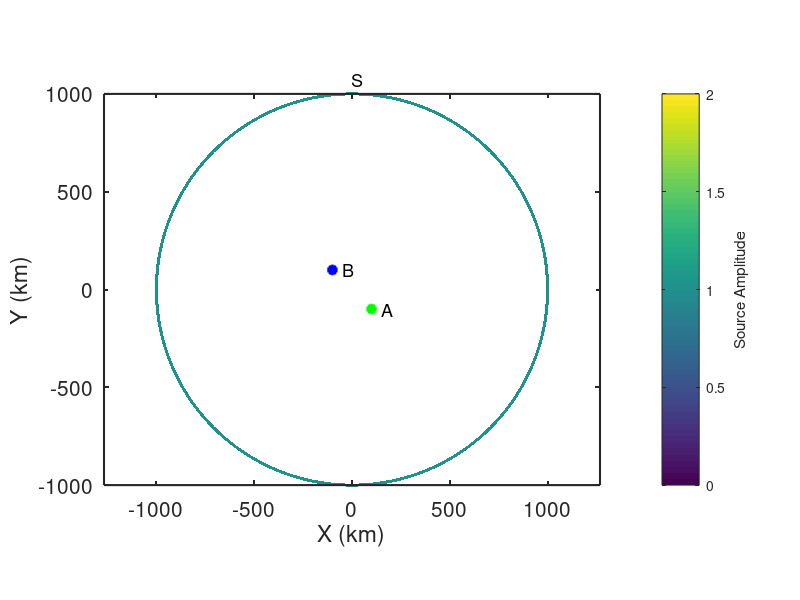

Here is the MATLAB script that generated this plot: (Note: this script raises an error after producing the figure.)
% Simulate ambient noise within a homogeneous, isotropic, acoustic half-space
% for sources that form a perfect ring.
%
% jbrussell - 7/2023

clear; close all;

addpath('../functions/');

dx = 10; % km
x = [-1000:dx:1000]; % km
y = [-1000:dx:1000]; % km
dt = 1; % sec
Ndays = 10;
t = [0:dt:60*60]; % [sec] daily time axis

% Location of virtual source (A)
x_Asrc = 100; % km
y_Asrc = -100; % km

% Location of receiver (B)
x_Brec = -100; % km
y_Brec = 100; % km

% Location of "source" ring (S)
r_S = 1000; % [km] radious of source ring
N_excite = 1; % number of times to randomly excite each Source each hour
dtheta = 0.1;
theta_S = [0:dtheta:360-dtheta];
x_S = r_S*sind(theta_S);
y_S = r_S*cosd(theta_S);
amp_S = ones(size(x_S)); % amplitude of sources

% Medium properties
vel = 3.5; % [km/s] velocity of medium

% Define source type
source_type = 'ricker'; % 'ricker' or 'microseism'
% RICKER  (impulsive source)
f_cent = 1/8; % 1/100; % [1/s] dominant frequency of Ricker wavelet
% MICROSEISM  (continuous source)
fmin = 1/10; % minimum frequency to sum over
fmax = 1/3; % maximum frequency to sum over


figure(98); clf;
box on; hold on;
plot(x_Asrc,y_Asrc,'og','linewidth',2,'MarkerFaceColor','g');
text(x_Asrc+50,y_Asrc,'A','fontsize',13);
plot(x_Brec,y_Brec,'ob','linewidth',2,'MarkerFaceColor','b');
text(x_Brec+50,y_Brec,'B','fontsize',13);
scatter(x_S,y_S,amp_S*5,amp_S,'o','filled');
text(x_S(1),y_S(1)+75,'S','fontsize',13);
axis square; axis equal;
set(gca,'fontsize',15,'linewidth',1.5,'layer','top');
xlabel('X (km)');
ylabel('Y (km)');
cb = colorbar;
ylabel(cb,'Source Amplitude');
colormap(viridis);

%% Generate wavefield at ring of sources S

% Build frequency and time axes
Nt = length(t);
Fs = 1./dt;
f = Fs*(0:(Nt/2))/Nt;
time = ([0:Nt-1]-floor(Nt/2))*dt;  % build lagtime vector for plotting
time = [time(time<0), time(time>=0)];

% Expected time between A and B
R_A_B = sqrt((x_Asrc-x_Brec).^2 + (y_Asrc-y_Brec).^2); % [km] distance from A to B
t_A_B = R_A_B ./ vel;

% Theoretical prediction of ccf from Goran's class notes
ccf_pre = real(1 ./ sqrt(t_A_B.^2 - time.^2));
A = 1;
J0_pre = besselj(0,2*pi*f*t_A_B) * A;

cohsum = zeros(size(t));
ccf_auto = zeros(size(t));
ihrs_total = 0;
ccf_all = {};
cohsum_all = {};
ccf_misfit = [];
for iday = 1:Ndays
    for ihr = 1 : (24/(max(t)/60/60))
        % Generate wavefields at A and B due to random noise at all Si
        Si_A = zeros(size(t));
        Si_B = zeros(size(t));
        for isrc = 1:length(x_S)
            R_Si_A = sqrt((x_Asrc-x_S(isrc)).^2 + (y_Asrc-y_S(isrc)).^2); % [km] distance from Si to A
            R_Si_B = sqrt((x_Brec-x_S(isrc)).^2 + (y_Brec-y_S(isrc)).^2); % [km] distance from Si to B

            % Loop through and generate sources, Si
            for ii = 1:N_excite
                if strcmp(source_type,'ricker')
                    % Ricker wavelet
                    % Generate random wavelet start times
                    tshift = max(t) .* rand(1,1);
                    Si_A = Si_A + amp_S(isrc) .* ricker_wavelet(t-tshift,R_Si_A,vel,f_cent);
                    Si_B = Si_B + amp_S(isrc) .* ricker_wavelet(t-tshift,R_Si_B,vel,f_cent);
                elseif strcmp(source_type,'microseism')
                    freq = f(f>=fmin & f<=fmax);
                    phi_rand = (2*pi)*rand(1,length(freq)); % random phase between [0,2*pi]
                    Si_A = Si_A + amp_S(isrc) .* microseism_source(t,R_Si_A,vel,freq,phi_rand);
                    Si_B = Si_B + amp_S(isrc) .* microseism_source(t,R_Si_B,vel,freq,phi_rand);
                else
                    error('Source type must be ''ricker'' or ''microseism''');
                end
            end
        end
        
        % Taper waveform
        Si_A = cos_taper(Si_A);
        Si_B = cos_taper(Si_B);

        % Calculate power spectra
        fftA = fft(Si_A);
        % fftA = spectrumwhiten_smooth(fftA,0.001);
%         P_A = abs(fftA/Nt);
%         P_A = P_A(1:Nt/2+1);
%         P_A(2:end-1) = 2*P_A(2:end-1);
        fftB = fft(Si_B);
        % fftB = spectrumwhiten_smooth(fftB,0.001);
%         P_B = abs(fftB/Nt);
%         P_B = P_B(1:Nt/2+1);
%         P_B(2:end-1) = 2*P_B(2:end-1);

        % Calculate cross-correlation (A --> B Causal; B --> A Acausal)
        cohsum = cohsum + fftB.*conj(fftA) ./ abs(fftB) ./ abs(fftA);
        ccf = real(ifft(cohsum,Nt)); % inverse FFT to get time domain
        ccf = fftshift(ccf); % rearrange values as [-lag lag]
        ccf = detrend(ccf);
        ccf = cos_taper(ccf);
        
        % Auto-correlation
%         ccf_auto = ccf_auto + xcorr(Si_A,Si_A,floor(length(t)/2));
        
        ihrs_total = ihrs_total + 1;
        ccf_all{ihrs_total} = ccf;
        cohsum_all{ihrs_total} = cohsum;
        ccf_misfit(ihrs_total) = sum((ccf_all{ihrs_total} ./ max(ccf_all{ihrs_total}) - ccf_pre ./ max(ccf_pre)).^2) / length(ccf_pre);
        
        if 1 && mod(ihrs_total,12)==0
            figure(99); clf;
            set(gcf,'position',[2         206        1730         814]);
            
            subplot(2,2,1); box on; hold on;
            plot(x_Asrc,y_Asrc,'og','linewidth',2,'MarkerFaceColor','g');
            text(x_Asrc+50,y_Asrc,'A','fontsize',13);
            plot(x_Brec,y_Brec,'ob','linewidth',2,'MarkerFaceColor','b');
            text(x_Brec+50,y_Brec,'B','fontsize',13);
            scatter(x_S,y_S,amp_S*5,amp_S,'o','filled');
            text(x_S(1),y_S(1)+75,'S','fontsize',13);
            axis square;
            set(gca,'fontsize',15,'linewidth',1.5,'layer','top');
            xlabel('X (km)');
            ylabel('Y (km)');
            cb = colorbar;
            ylabel(cb,'Source Amplitude');
            colormap(viridis);
            
            subplot(2,2,3); box on; hold on;
            plot([1:ihrs_total],ccf_misfit,'-b','linewidth',2);
            plot(ihrs_total,ccf_misfit(ihrs_total),'ok','linewidth',1,'markersize',12,'MarkerFaceColor','b');
            set(gca,'fontsize',15,'linewidth',1.5);
            xlabel('Data length (hr)');
            ylabel('Misfit');

            subplot(2,2,2); box on; hold on;
%             ccf_pre_conv = conv(ccf_pre,ccf_auto,'same');
            plot(time,ccf_all{ihrs_total} ./ max(ccf_all{ihrs_total}),'-k','linewidth',2);
            plot(time,ccf_pre ./ max(ccf_pre),'-r','linewidth',1);
%             plot(time,ccf_pre_conv ./ max(ccf_pre_conv),'--g','linewidth',1);
            set(gca,'fontsize',15,'linewidth',1.5)
            xlim([-200 200]);
            title([num2str(ihrs_total),' hrs']);
            xlabel('Lag Time (s)');
            ylabel('CCF_{A,B}');

            P_ccf = abs(cohsum_all{ihrs_total}/Nt);
            P_ccf = P_ccf(1:Nt/2+1);
            P_ccf(2:end-1) = 2*P_ccf(2:end-1);

%             subplot(2,1,2); box on; hold on;
%             plot(1./f,P_ccf,'-b');
%             plot(1./f,smooth(P_ccf,20),'-k','linewidth',2);
%             plot(1./f_cent*[1 1],[min(P_ccf) max(P_ccf)],'--r','linewidth',1.5);
%             % xlim([0 500]);
%             set(gca,'fontsize',15,'linewidth',1.5,'xscale','log','yscale','log')
%             xlabel('Period (s)');

            subplot(2,2,4); box on; hold on;
            J0 = real(cohsum_all{ihrs_total}(1:Nt/2+1));
            plot(f,J0 ./ rms(J0),'-b');
            plot(f,smooth(J0,10) ./ rms(J0),'-k','linewidth',2);
            plot(f,J0_pre ./ rms(J0_pre),'-r','linewidth',1);
            plot(f_cent*[1 1],[0 1],'--r','linewidth',1.5);
            % xlim([0 500]);
            set(gca,'fontsize',15,'linewidth',1.5,'xscale','linear','yscale','linear')
            xlabel('Freq (Hz)');
            ylabel('J_0');
            xlim([0 max(f)]);

            drawnow;
        end
    end
end

%%
clear OUTmovie

is_movieout = 1;

if is_movieout
        
    OUTmovie(length(1:1:ihrs_total)) = struct('cdata',[],'colormap',[]);
    OUTit = 0;
    misfit = [];
    for ii = 1:1:ihrs_total
    
        figure(3); clf;
        set(gcf,'position',[2         206        1730         814]);
        
        subplot(2,2,1); box on; hold on;
        plot(x_Asrc,y_Asrc,'og','linewidth',2,'MarkerFaceColor','g');
        text(x_Asrc+50,y_Asrc,'A','fontsize',13);
        plot(x_Brec,y_Brec,'ob','linewidth',2,'MarkerFaceColor','b');
        text(x_Brec+50,y_Brec,'B','fontsize',13);
        scatter(x_S,y_S,amp_S*5,amp_S,'o','filled');
        text(x_S(1),y_S(1)+75,'S','fontsize',13);
        axis square; axis equal;
        set(gca,'fontsize',15,'linewidth',1.5,'layer','top');
        xlabel('X (km)');
        ylabel('Y (km)');
        cb = colorbar;
        ylabel(cb,'Source Amplitude');
        colormap(viridis);
        
        subplot(2,2,3); box on; hold on;
        plot([1:ii],ccf_misfit(1:ii),'-b','linewidth',2);
        plot(ii,ccf_misfit(ii),'ok','linewidth',1,'markersize',12,'MarkerFaceColor','b');
        set(gca,'fontsize',15,'linewidth',1.5);
        xlim([0 length(ccf_misfit)]);
        ylim([0 max(ccf_misfit)]);
        xlabel('Data length (hr)');
        ylabel('Misfit');
        
        subplot(2,2,2); box on; hold on;
%         ccf_pre_conv = conv(ccf_pre,ccf_auto,'same');
        plot(time,ccf_all{ii} ./ max(ccf_all{ii}),'-k','linewidth',2);
        plot(time,ccf_pre ./ max(ccf_pre),'-r','linewidth',1);
%         plot(time,ccf_pre_conv ./ max(ccf_pre_conv),'--g','linewidth',1);
        set(gca,'fontsize',15,'linewidth',1.5)
        xlim([-200 200]);
        ylim([-0.3 1.1]);
        title([num2str(ii),' hrs']);
        xlabel('Lag Time (s)');
        ylabel('CCF_{A,B}');

        P_ccf = abs(cohsum_all{ii}/Nt);
        P_ccf = P_ccf(1:Nt/2+1);
        P_ccf(2:end-1) = 2*P_ccf(2:end-1);

%         subplot(2,1,2); box on; hold on;
%         plot(1./f,P_ccf,'-b');
%         plot(1./f,smooth(P_ccf,20),'-k','linewidth',2);
%         plot(1./f_cent*[1 1],[min(P_ccf) max(P_ccf)],'--r','linewidth',1.5);
%         % xlim([0 500]);
%         set(gca,'fontsize',15,'linewidth',1.5,'xscale','log','yscale','log')
%         xlabel('Period (s)');
        
        subplot(2,2,4); box on; hold on;
        J0 = real(cohsum_all{ii}(1:Nt/2+1));
        plot(f,J0 ./ rms(J0),'-b');
        plot(f,smooth(J0,10) ./ rms(J0),'-k','linewidth',2);
        plot(f,J0_pre ./ rms(J0_pre),'-r','linewidth',1);
        plot(f_cent*[1 1],[0 1],'--r','linewidth',1.5);
        % xlim([0 500]);
        set(gca,'fontsize',15,'linewidth',1.5,'xscale','linear','yscale','linear')
        xlabel('Freq (Hz)');
        ylabel('J_0');
        xlim([0 max(f)]);

        drawnow;

        OUTit = OUTit + 1;
        rect = get(gcf,'Position'); rect(1:2) = [0 0]; 
        OUTmovie(OUTit) = getframe(gcf,rect);
    end
    
    vid = VideoWriter(['noise_ccf_build_Sring','.avi']);
    vid.FrameRate = 10;
    open(vid);
    OUTmovie(1) = [];
    writeVideo(vid,OUTmovie);
    close(vid);
end
